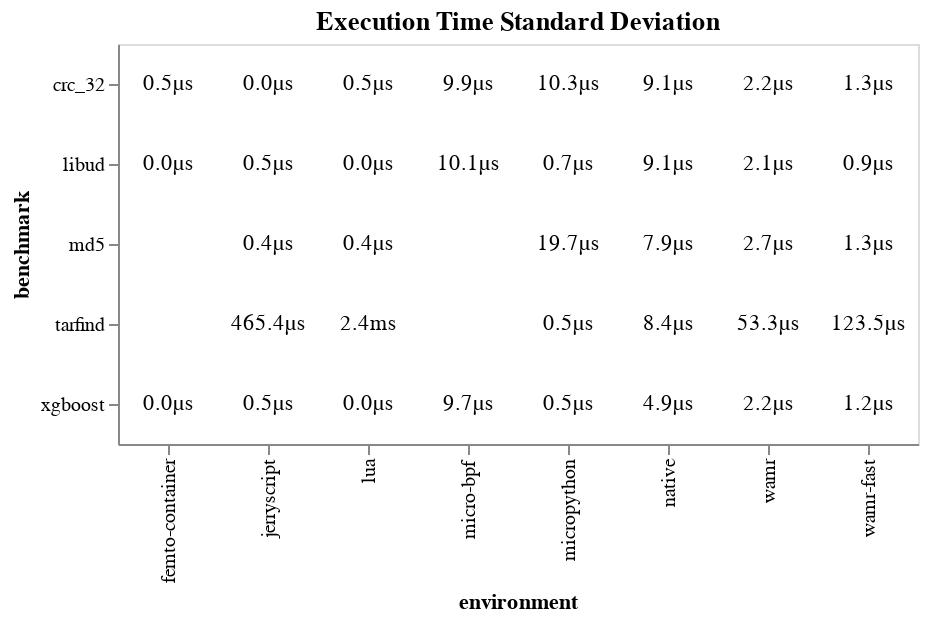

Notebook source saved alongside this figure:
### Markdown cell above
### Standard deviation of each benchmark

### Code cell
table_chart = (
    alt.Chart(benchmark_avg_over_iteration, title="Execution Time Standard Deviation")
    .mark_text()
    .encode(
        text=alt.Text('execution_time_std_formatted:N'),
        x=alt.X('environment:N'),
        y=alt.Y('benchmark:N'),
    )
    .properties(width=400, height=200)
)

table_chart.display(scaleFactor=2)

### Figure 1 — Vega-Lite specification as saved in the notebook (floating-point values rounded to 4 significant figures)
{"config": {"view": {"continuousWidth": 300, "continuousHeight": 300}}, "data": {"name": "data-d9839cbe3eb18e4ed3141c7985300988"}, "mark": {"type": "text"}, "encoding": {"text": {"field": "execution_time_std_formatted", "type": "nominal"}, "x": {"field": "environment", "type": "nominal"}, "y": {"field": "benchmark", "type": "nominal"}}, "height": 200, "title": "Execution Time Standard Deviation", "width": 400, "$schema": "https://vega.github.io/schema/vega-lite/v5.20.1.json", "datasets": {"data-d9839cbe3eb18e4ed3141c7985300988": [{"environment": "lua", "benchmark": "crc_32", "execution_time_us": 495400.0, "execution_time_us_std": 0.5477, "load_time_us": 24270.0, "load_time_us_std": 8.385, "vm_category": "Dynamic Managed VMs", "execution_time_formatted": "495.4ms", "execution_time_std_formatted": "0.5µs", "load_time_formatted": "24.3ms"}, {"environment": "wamr", "benchmark": "crc_32", "execution_time_us": 427800.0, "execution_time_us_std": 2.236, "load_time_us": 1152.0, "load_time_us_std": 99.37, "vm_category": "Static Low-level VMs", "execution_time_formatted": "427.8ms", "execution_time_std_formatted": "2.2µs", "load_time_formatted": "1.2ms"}, {"environment": "wamr-fast", "benchmark": "md5", "execution_time_us": 270400.0, "execution_time_us_std": 1.342, "load_time_us": 8586.0, "load_time_us_std": 105.7, "vm_category": "Static Low-level VMs", "execution_time_formatted": "270.4ms", "execution_time_std_formatted": "1.3µs", "load_time_formatted": "8.6ms"}, {"environment": "native", "benchmark": "tarfind", "execution_time_us": 4601.0, "execution_time_us_std": 8.396, "load_time_us": 0.0, "load_time_us_std": 0.0, "vm_category": "native", "execution_time_formatted": "4.6ms", "execution_time_std_formatted": "8.4µs", "load_time_formatted": "0.0µs"}, {"environment": "micro-bpf", "benchmark": "xgboost", "execution_time_us": 3083000.0, "execution_time_us_std": 9.68, "load_time_us": 179.0, "load_time_us_std": 10.98, "vm_category": "Static Low-level VMs", "execution_time_formatted": "3.1s", "execution_time_std_formatted": "9.7µs", "load_time_formatted": "179.0µs"}, {"environment": "jerryscript", "benchmark": "xgboost", "execution_time_us": 5601000.0, "execution_time_us_std": 0.5477, "load_time_us": 385900.0, "load_time_us_std": 0.0, "vm_category": "Dynamic Managed VMs", "execution_time_formatted": "5.6s", "execution_time_std_formatted": "0.5µs", "load_time_formatted": "385.9ms"}, {"environment": "micropython", "benchmark": "md5", "execution_time_us": 2974000.0, "execution_time_us_std": 19.68, "load_time_us": 102400.0, "load_time_us_std": 9.839, "vm_category": "Dynamic Managed VMs", "execution_time_formatted": "3.0s", "execution_time_std_formatted": "19.7µs", "load_time_formatted": "102.4ms"}, {"environment": "native", "benchmark": "xgboost", "execution_time_us": 47580.0, "execution_time_us_std": 4.919, "load_time_us": 0.0, "load_time_us_std": 0.0, "vm_category": "native", "execution_time_formatted": "47.6ms", "execution_time_std_formatted": "4.9µs", "load_time_formatted": "0.0µs"}, {"environment": "femto-container", "benchmark": "xgboost", "execution_time_us": 1227000.0, "execution_time_us_std": 0.0, "load_time_us": 88.6, "load_time_us_std": 11.5, "vm_category": "Static Low-level VMs", "execution_time_formatted": "1.2s", "execution_time_std_formatted": "0.0µs", "load_time_formatted": "88.6µs"}, {"environment": "micro-bpf", "benchmark": "crc_32", "execution_time_us": 453600.0, "execution_time_us_std": 9.859, "load_time_us": 75.6, "load_time_us_std": 1.14, "vm_category": "Static Low-level VMs", "execution_time_formatted": "453.6ms", "execution_time_std_formatted": "9.9µs", "load_time_formatted": "75.6µs"}, {"environment": "micro-bpf", "benchmark": "libud", "execution_time_us": 1102000.0, "execution_time_us_std": 10.11, "load_time_us": 375.0, "load_time_us_std": 0.7071, "vm_category": "Static Low-level VMs", "execution_time_formatted": "1.1s", "execution_time_std_formatted": "10.1µs", "load_time_formatted": "375.0µs"}, {"environment": "jerryscript", "benchmark": "libud", "execution_time_us": 5058000.0, "execution_time_us_std": 0.5477, "load_time_us": 17950.0, "load_time_us_std": 0.0, "vm_category": "Dynamic Managed VMs", "execution_time_formatted": "5.1s", "execution_time_std_formatted": "0.5µs", "load_time_formatted": "18.0ms"}, {"environment": "jerryscript", "benchmark": "md5", "execution_time_us": 5190000.0, "execution_time_us_std": 0.4472, "load_time_us": 39970.0, "load_time_us_std": 0.4472, "vm_category": "Dynamic Managed VMs", "execution_time_formatted": "5.2s", "execution_time_std_formatted": "0.4µs", "load_time_formatted": "40.0ms"}, {"environment": "wamr-fast", "benchmark": "crc_32", "execution_time_us": 130800.0, "execution_time_us_std": 1.342, "load_time_us": 2241.0, "load_time_us_std": 103.7, "vm_category": "Static Low-level VMs", "execution_time_formatted": "130.8ms", "execution_time_std_formatted": "1.3µs", "load_time_formatted": "2.2ms"}, {"environment": "wamr", "benchmark": "tarfind", "execution_time_us": 118300.0, "execution_time_us_std": 53.31, "load_time_us": 2193.0, "load_time_us_std": 101.5, "vm_category": "Static Low-level VMs", "execution_time_formatted": "118.3ms", "execution_time_std_formatted": "53.3µs", "load_time_formatted": "2.2ms"}, {"environment": "micropython", "benchmark": "libud", "execution_time_us": 1994000.0, "execution_time_us_std": 0.7071, "load_time_us": 63360.0, "load_time_us_std": 9.737, "vm_category": "Dynamic Managed VMs", "execution_time_formatted": "2.0s", "execution_time_std_formatted": "0.7µs", "load_time_formatted": "63.4ms"}, {"environment": "native", "benchmark": "crc_32", "execution_time_us": 7449.0, "execution_time_us_std": 9.066, "load_time_us": 0.0, "load_time_us_std": 0.0, "vm_category": "native", "execution_time_formatted": "7.4ms", "execution_time_std_formatted": "9.1µs", "load_time_formatted": "0.0µs"}, {"environment": "femto-container", "benchmark": "crc_32", "execution_time_us": 210800.0, "execution_time_us_std": 0.5477, "load_time_us": 31.4, "load_time_us_std": 9.864, "vm_category": "Static Low-level VMs", "execution_time_formatted": "210.8ms", "execution_time_std_formatted": "0.5µs", "load_time_formatted": "31.4µs"}, {"environment": "wamr", "benchmark": "libud", "execution_time_us": 901700.0, "execution_time_us_std": 2.074, "load_time_us": 3773.0, "load_time_us_std": 105.0, "vm_category": "Static Low-level VMs", "execution_time_formatted": "901.7ms", "execution_time_std_formatted": "2.1µs", "load_time_formatted": "3.8ms"}, {"environment": "native", "benchmark": "libud", "execution_time_us": 11380.0, "execution_time_us_std": 9.066, "load_time_us": 0.0, "load_time_us_std": 0.0, "vm_category": "native", "execution_time_formatted": "11.4ms", "execution_time_std_formatted": "9.1µs", "load_time_formatted": "0.0µs"}, {"environment": "native", "benchmark": "md5", "execution_time_us": 8683.0, "execution_time_us_std": 7.95, "load_time_us": 0.0, "load_time_us_std": 0.0, "vm_category": "native", "execution_time_formatted": "8.7ms", "execution_time_std_formatted": "7.9µs", "load_time_formatted": "0.0µs"}, {"environment": "lua", "benchmark": "libud", "execution_time_us": 653600.0, "execution_time_us_std": 0.0, "load_time_us": 13560.0, "load_time_us_std": 36.26, "vm_category": "Dynamic Managed VMs", "execution_time_formatted": "653.6ms", "execution_time_std_formatted": "0.0µs", "load_time_formatted": "13.6ms"}, {"environment": "jerryscript", "benchmark": "crc_32", "execution_time_us": 5955000.0, "execution_time_us_std": 0.0, "load_time_us": 107500.0, "load_time_us_std": 0.4472, "vm_category": "Dynamic Managed VMs", "execution_time_formatted": "6.0s", "execution_time_std_formatted": "0.0µs", "load_time_formatted": "107.5ms"}, {"environment": "lua", "benchmark": "md5", "execution_time_us": 785400.0, "execution_time_us_std": 0.4472, "load_time_us": 22500.0, "load_time_us_std": 48.67, "vm_category": "Dynamic Managed VMs", "execution_time_formatted": "785.4ms", "execution_time_std_formatted": "0.4µs", "load_time_formatted": "22.5ms"}, {"environment": "wamr-fast", "benchmark": "libud", "execution_time_us": 383700.0, "execution_time_us_std": 0.8944, "load_time_us": 11290.0, "load_time_us_std": 104.6, "vm_category": "Static Low-level VMs", "execution_time_formatted": "383.7ms", "execution_time_std_formatted": "0.9µs", "load_time_formatted": "11.3ms"}, {"environment": "wamr", "benchmark": "md5", "execution_time_us": 692000.0, "execution_time_us_std": 2.683, "load_time_us": 3183.0, "load_time_us_std": 102.2, "vm_category": "Static Low-level VMs", "execution_time_formatted": "692.0ms", "execution_time_std_formatted": "2.7µs", "load_time_formatted": "3.2ms"}, {"environment": "wamr-fast", "benchmark": "tarfind", "execution_time_us": 73840.0, "execution_time_us_std": 123.5, "load_time_us": 5355.0, "load_time_us_std": 106.5, "vm_category": "Static Low-level VMs", "execution_time_formatted": "73.8ms", "execution_time_std_formatted": "123.5µs", "load_time_formatted": "5.4ms"}, {"environment": "wamr-fast", "benchmark": "xgboost", "execution_time_us": 931200.0, "execution_time_us_std": 1.225, "load_time_us": 6982.0, "load_time_us_std": 107.5, "vm_category": "Static Low-level VMs", "execution_time_formatted": "931.2ms", "execution_time_std_formatted": "1.2µs", "load_time_formatted": "7.0ms"}, {"environment": "lua", "benchmark": "xgboost", "execution_time_us": 1231000.0, "execution_time_us_std": 0.0, "load_time_us": 249000.0, "load_time_us_std": 228.1, "vm_category": "Dynamic Managed VMs", "execution_time_formatted": "1.2s", "execution_time_std_formatted": "0.0µs", "load_time_formatted": "249.0ms"}, {"environment": "micropython", "benchmark": "xgboost", "execution_time_us": 3786000.0, "execution_time_us_std": 0.5477, "load_time_us": 1479000.0, "load_time_us_std": 9.138, "vm_category": "Dynamic Managed VMs", "execution_time_formatted": "3.8s", "execution_time_std_formatted": "0.5µs", "load_time_formatted": "1.5s"}, {"environment": "micropython", "benchmark": "crc_32", "execution_time_us": 3159000.0, "execution_time_us_std": 10.29, "load_time_us": 80990.0, "load_time_us_std": 12.28, "vm_category": "Dynamic Managed VMs", "execution_time_formatted": "3.2s", "execution_time_std_formatted": "10.3µs", "load_time_formatted": "81.0ms"}, {"environment": "lua", "benchmark": "tarfind", "execution_time_us": 5953000.0, "execution_time_us_std": 2420.0, "load_time_us": 38880.0, "load_time_us_std": 20.4, "vm_category": "Dynamic Managed VMs", "execution_time_formatted": "6.0s", "execution_time_std_formatted": "2.4ms", "load_time_formatted": "38.9ms"}, {"environment": "femto-container", "benchmark": "libud", "execution_time_us": 549000.0, "execution_time_us_std": 0.0, "load_time_us": 148.4, "load_time_us_std": 9.839, "vm_category": "Static Low-level VMs", "execution_time_formatted": "549.0ms", "execution_time_std_formatted": "0.0µs", "load_time_formatted": "148.4µs"}, {"environment": "jerryscript", "benchmark": "tarfind", "execution_time_us": 710900.0, "execution_time_us_std": 465.4, "load_time_us": 11670.0, "load_time_us_std": 0.5477, "vm_category": "Dynamic Managed VMs", "execution_time_formatted": "710.9ms", "execution_time_std_formatted": "465.4µs", "load_time_formatted": "11.7ms"}, {"environment": "wamr", "benchmark": "xgboost", "execution_time_us": 2161000.0, "execution_time_us_std": 2.236, "load_time_us": 2637.0, "load_time_us_std": 99.96, "vm_category": "Static Low-level VMs", "execution_time_formatted": "2.2s", "execution_time_std_formatted": "2.2µs", "load_time_formatted": "2.6ms"}, {"environment": "micropython", "benchmark": "tarfind", "execution_time_us": 606600.0, "execution_time_us_std": 0.5477, "load_time_us": 38990.0, "load_time_us_std": 9.654, "vm_category": "Dynamic Managed VMs", "execution_time_formatted": "606.6ms", "execution_time_std_formatted": "0.5µs", "load_time_formatted": "39.0ms"}]}}
